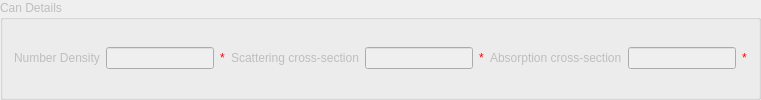
        <widget class="QGroupBox" name="absp_gbCan">
         <property name="enabled">
          <bool>false</bool>
         </property>
         <property name="title">
          <string>Can Details</string>
         </property>
         <layout class="QGridLayout" name="gridLayout_7">
          <item row="1" column="1">
           <widget class="QLineEdit" name="absp_lecanden">
            <property name="text">
             <string/>
            </property>
           </widget>
          </item>
          <item row="1" column="0">
           <widget class="QLabel" name="absp_lbCanden">
            <property name="text">
             <string>Number Density</string>
            </property>
           </widget>
          </item>
          <item row="1" column="3">
           <widget class="QLabel" name="absp_lbCansigs">
            <property name="text">
             <string>Scattering cross-section</string>
            </property>
           </widget>
          </item>
          <item row="1" column="4">
           <widget class="QLineEdit" name="absp_lecansigs">
            <property name="text">
             <string/>
            </property>
           </widget>
          </item>
          <item row="1" column="6">
           <widget class="QLabel" name="absp_lbCansiga">
            <property name="text">
             <string>Absorption cross-section</string>
            </property>
           </widget>
          </item>
          <item row="1" column="7">
           <widget class="QLineEdit" name="absp_lecansiga">
            <property name="text">
             <string/>
            </property>
           </widget>
          </item>
          <item row="1" column="2">
           <widget class="QLabel" name="absp_valCanden">
            <property name="styleSheet">
             <string notr="true">color: rgb(255, 0, 0);</string>
            </property>
            <property name="text">
             <string>*</string>
            </property>
           </widget>
          </item>
          <item row="1" column="5">
           <widget class="QLabel" name="absp_valCansigs">
            <property name="styleSheet">
             <string notr="true">color: rgb(255, 0, 0);</string>
            </property>
            <property name="text">
             <string>*</string>
            </property>
           </widget>
          </item>
          <item row="1" column="8">
           <widget class="QLabel" name="absp_valCansiga">
            <property name="styleSheet">
             <string notr="true">color: rgb(255, 0, 0);</string>
            </property>
            <property name="text">
             <string>*</string>
            </property>
           </widget>
          </item>
         </layout>
        </widget>
